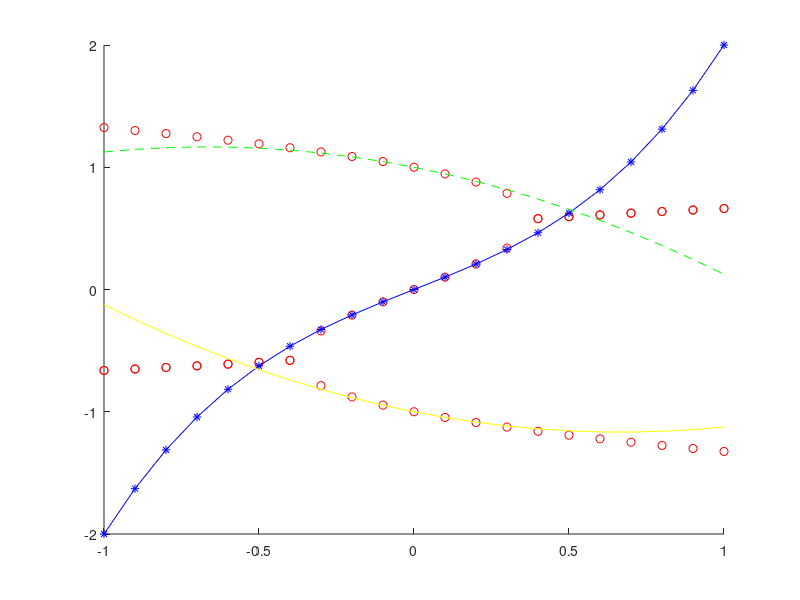
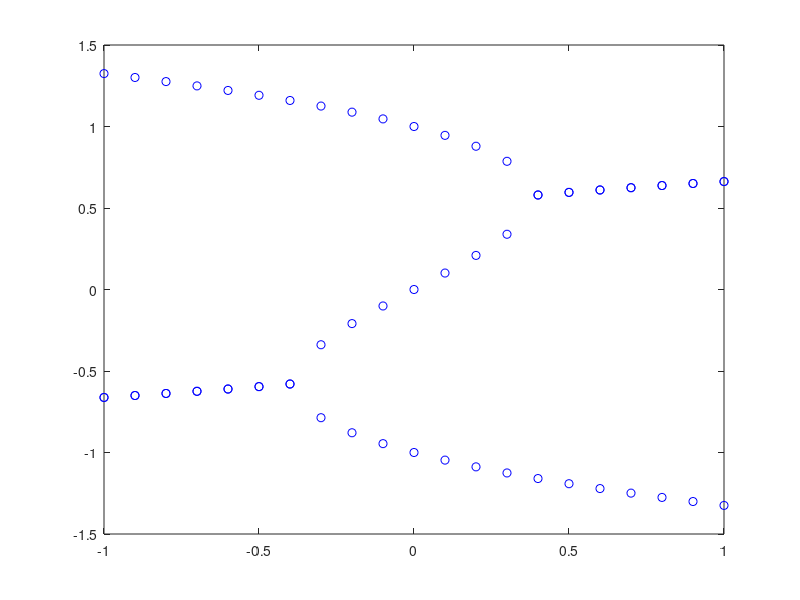

The MATLAB script that drew these images, in order:
clear all; close all; clc;
r=[];
j=[];
rl=1;
for e = -rl:0.1:rl
p=[1,0,-1,e];
t=roots(p)';
r= horzcat(r,t(1:3));
j=horzcat(j,e,e,e);
end;
hold on;
figure(1); plot(j,r,'ro');
i=0;
for e = -rl:0.1:rl
i=i+1;
p1(i)= e+e^3;
p2(i)= 1- 0.5*e-1.5*0.25*e^2;
p3(i)=-1-0.5*e+1.5*0.25*e^2;
end;
figure(1); plot(-rl:0.1:rl,p1,'-b*');
figure(1); plot(-rl:0.1:rl,p2,'--g');
figure(1); plot(-rl:0.1:rl,p3,'y');
figure(2); plot(j,r,'bo');